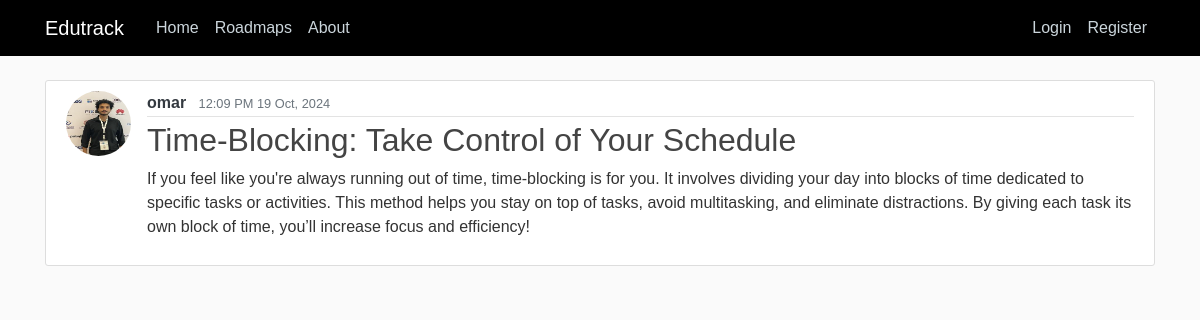
/post/16/, run on the app's committed database.
### main/models.py (models this page shows, shortened)
class Post(models.Model):
    title = models.CharField(max_length=100)
    content = models.TextField()
    date_posted = models.DateTimeField(default=timezone.now)
    author = models.ForeignKey(User, on_delete=models.CASCADE)

### users/models.py (models this page shows, shortened)
class Profile(models.Model):
    user = models.OneToOneField(User, on_delete=models.CASCADE)
    image = models.ImageField(default= 'default.jpg', upload_to='profile_pics')

### main/views.py (the view)
# urls.py: path('post/<int:pk>/', PostDetailView.as_view(), name='post-detail'),
class PostDetailView(DetailView):
    model = Post

### main/templates/main/post_detail.html (shortened to what this page needs)
{% extends "main/base.html" %}
{% block content %}
    <article class="media content-section">
        <img class="rounded-circle article-img" src="{{ object.author.profile.image.url }}">
    <div class="media-body">
        <div class="article-metadata">
            <a class="mr-2 font-weight-bold text-dark text-decoration-none" href="{% url 'user-posts' object.author.username %}">{{ object.author }}</a>
        <small class="text-muted">{{ object.date_posted|date:"f A d M, Y" }}</small>
        </div>
        <h2 class="article-title">{{ object.title }}</h2>
        <p class="article-content">{{ object.content }}</p>
    </div>
    </article>
{% endblock content %}

### main/static/main/css/main.css (style rules this page uses)
body { background: #fafafa; color: #333333; margin-top: 5rem; font-family: Arial, sans-serif; }
h1, h2, h3, h4, h5, h6 { color: #444444; }
.content-section { background: #ffffff; padding: 10px 20px; border: 1px solid #dddddd; border-radius: 3px; margin-bottom: 20px; }
.article-title { color: #444444; }
.article-content { white-space: pre-line; }
.article-img { height: 65px; width: 65px; margin-right: 16px; }
.article-metadata { padding-bottom: 1px; margin-bottom: 4px; border-bottom: 1px solid #e3e3e3; }

### data on the page
Post: author.profile.image (picture), author "omar", date_posted "12:09 PM 19 Oct, 2024", title "Time-Blocking: Take Control of Your Schedule", content "If you feel like you're always running out of time, time-blocking is for you. It involves dividing your day into blocks of time dedicated to specific tasks or activities. This method helps you stay on top of tasks, avoid multitasking, and eliminate distractions. By giving each task its own block of time, you’ll increase focus and efficiency!"
